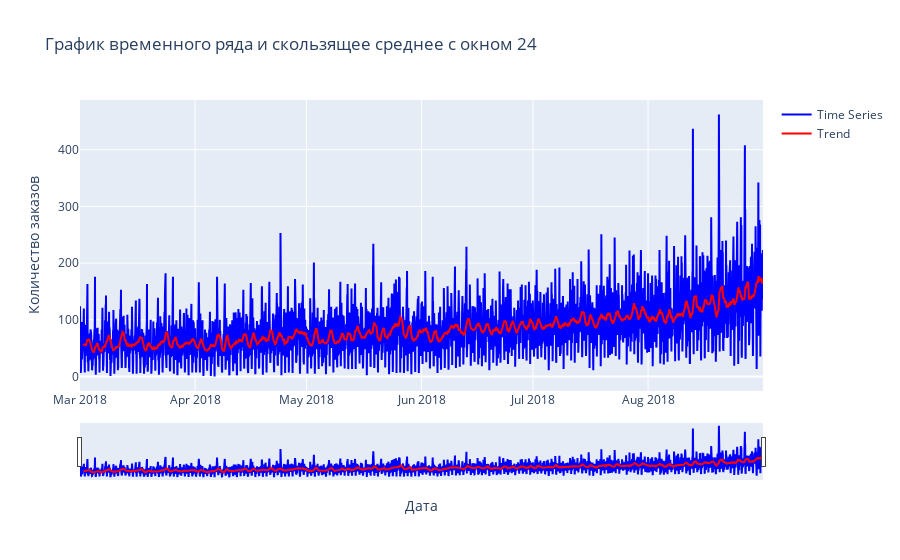

Here is the notebook cell this chart was saved with:
### Code cell
window_size = 24
trend = df.rolling(window_size).mean()
fig = px.line( title=f'График временного ряда и скользящее среднее с окном {window_size}')
fig.add_scatter(x=df.index, y=df['num_orders'], mode='lines', name='Time Series', line=dict(color='blue'))
fig.add_scatter(x=df.index,y=trend['num_orders'], mode='lines', name='Trend', line=dict(color='red'))
fig.update_xaxes(title_text='Дата')
fig.update_yaxes(title_text='Количество заказов')
fig.update_xaxes(rangeslider_visible=True)
fig.show()

### Figure 1 — Plotly figure (JSON) as saved in the notebook; plotly's stock layout.template omitted (floating-point values rounded to 4 significant figures; data arrays with more than 128 entries replaced by an {"elided": "..."} marker saying what was removed)
{"data": [{"line": {"color": "blue"}, "mode": "lines", "name": "Time Series", "type": "scatter", "x": {"elided": "4416 str values"}, "y": {"elided": "4416 int values"}}, {"line": {"color": "red"}, "mode": "lines", "name": "Trend", "type": "scatter", "x": {"elided": "4416 str values"}, "y": {"elided": "4416 float values"}}], "layout": {"legend": {"tracegroupgap": 0}, "title": {"text": "График временного ряда и скользящее среднее с окном 24"}, "xaxis": {"anchor": "y", "domain": [0, 1], "rangeslider": {"visible": true}, "title": {"text": "Дата"}}, "yaxis": {"anchor": "x", "domain": [0, 1], "title": {"text": "Количество заказов"}}}}
